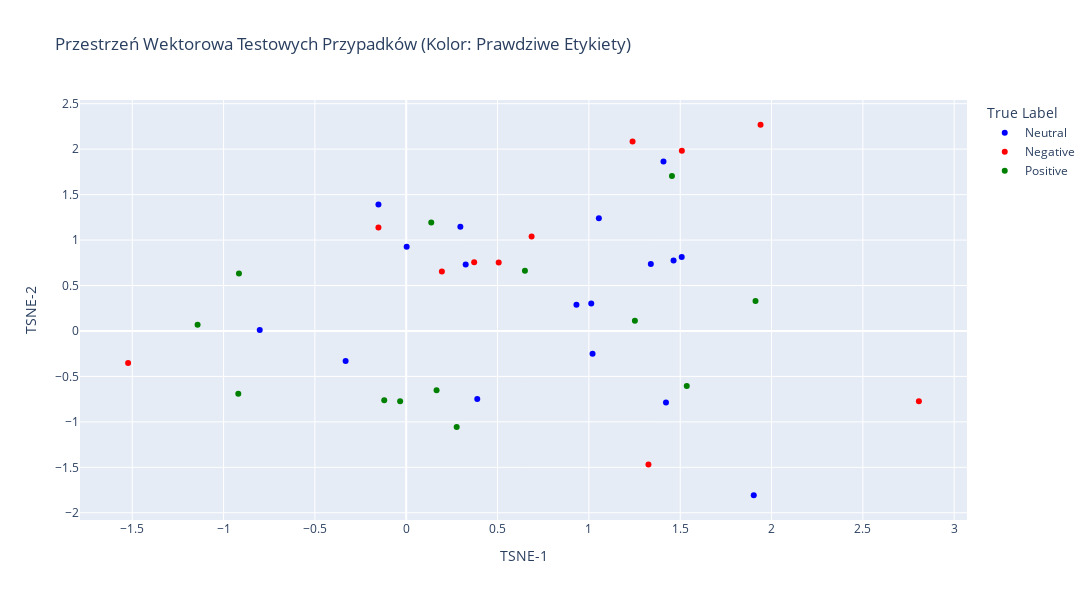
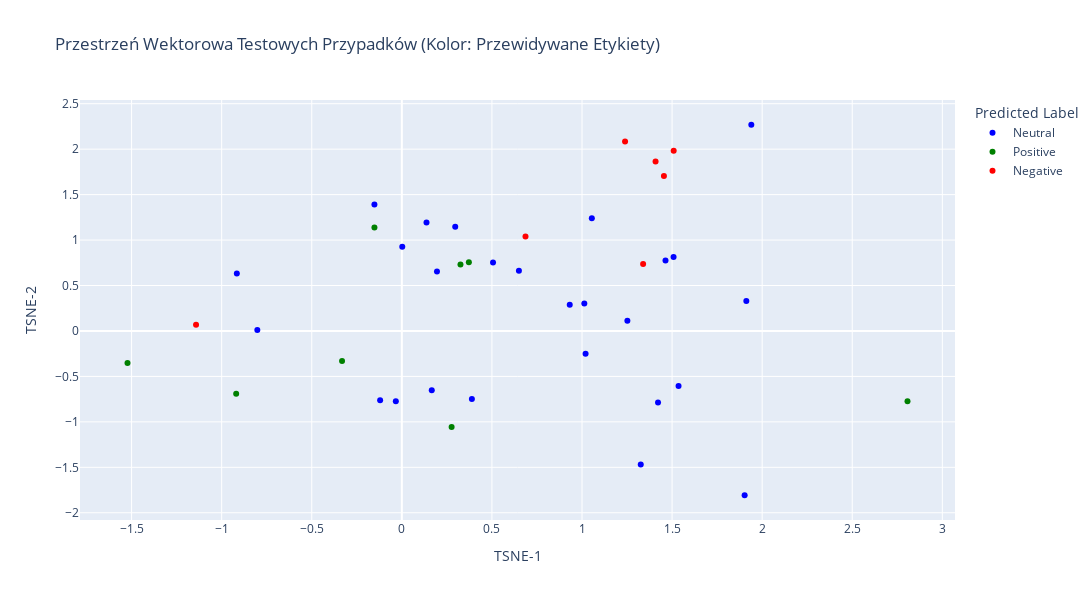
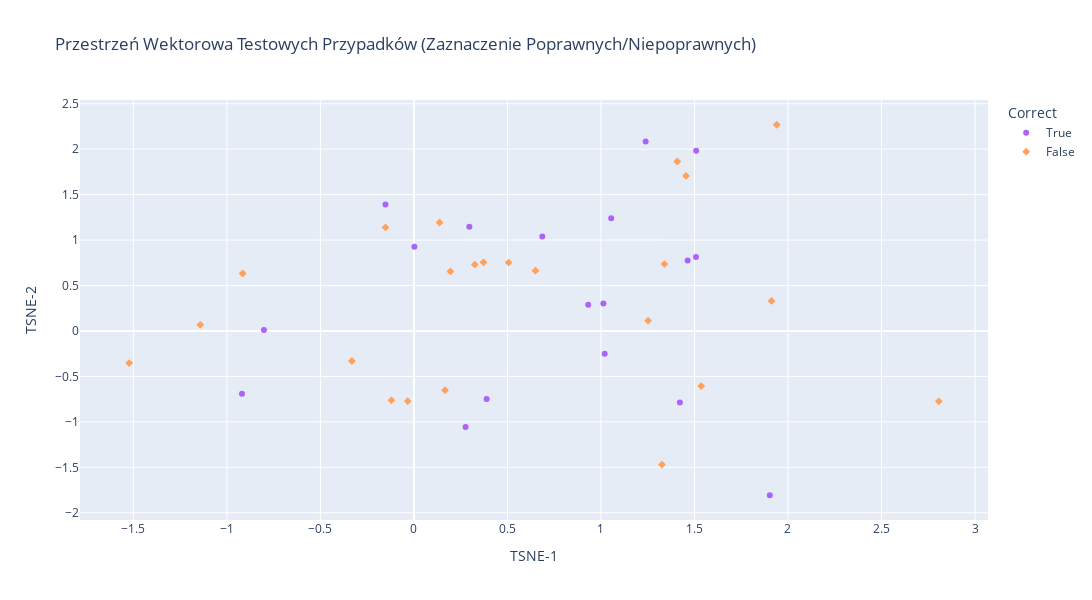

The cell these charts' notebook holds for them, in order:
### Code cell
pca = PCA(n_components=40, random_state=42)
embeddings_pca = pca.fit_transform(test_embeddings)

tsne = TSNE(n_components=2, perplexity=30, n_iter=300, random_state=42)
embeddings_tsne = tsne.fit_transform(embeddings_pca)

df_visualization = pd.DataFrame({
    'TSNE-1': embeddings_tsne[:,0],
    'TSNE-2': embeddings_tsne[:,1],
    'True Label': test_labels,
    'Predicted Label': test_predicted_labels,
    'Text': test_df['text']
})
sentiment_colors = {'Negative': 'red', 'Positive': 'green', 'Neutral': 'blue'}

fig_true = px.scatter(
    df_visualization,
    x='TSNE-1',
    y='TSNE-2',
    color='True Label',
    hover_data=['True Label', 'Predicted Label', 'Text'],
    title='Przestrzeń Wektorowa Testowych Przypadków (Kolor: Prawdziwe Etykiety)',
    width=1200,
    height=600,
    color_discrete_map=sentiment_colors
)

fig_true.show()

fig_pred = px.scatter(
    df_visualization,
    x='TSNE-1',
    y='TSNE-2',
    color='Predicted Label',
    hover_data=['True Label', 'Predicted Label', 'Text'],
    title='Przestrzeń Wektorowa Testowych Przypadków (Kolor: Przewidywane Etykiety)',
    width=1200,
    height=600,
    color_discrete_map=sentiment_colors
)

fig_pred.show()

df_visualization['Correct'] = df_visualization['True Label'] == df_visualization['Predicted Label']

fig_correct = px.scatter(
    df_visualization,
    x='TSNE-1',
    y='TSNE-2',
    color='Correct',
    symbol='Correct',
    hover_data=['True Label', 'Predicted Label', 'Text'],
    title='Przestrzeń Wektorowa Testowych Przypadków (Zaznaczenie Poprawnych/Niepoprawnych)',
    width=1200,
    height=600,
    color_discrete_map=sentiment_colors
)

fig_correct.show()

### Figure 1 — Plotly figure (JSON) as saved in the notebook; plotly's stock layout.template omitted (floating-point values rounded to 4 significant figures)
{"data": [{"customdata": [["Neutral", "Neutral", "Jesli sluchasz go na zajeciach i zrobisz w domu ze 2 zadanka , to powinienes bez problemow zaliczyc ."], ["Neutral", "Negative", "Mało wytłumaczy , ale cały czas pyta czy wszyscy rozumieją , jeżeli on też rozumie dany dział to bedzie tłumaczył aż wszyscy nie potwierdza że zrozumilei : ) Koła raczej trudniejsze , ale można zawsze liczyć na dopytke na koniec ( a to mało kto niezdaje ) Mimo swoich wad jest ciekawą postacia , i czesto sie zagłebia na wykładzie w tematy \""], ["Neutral", "Neutral", "Zadania na egzaminie do latwych nie naleza , ale ukladaja je pracownicy IM , wiec czego mozna sie spodziewac : ) OCENA OGÓLNA : ŚREDNIO NA JEŻA"], ["Neutral", "Neutral", "Pytania podczas laborki potrafią byc ciężkie , można wylecieć na sam koniec laboratorium , ale z reguły 3 , może 4 grupy bedą zapytane podczas całych zajęć ."], ["Neutral", "Negative", "Pilot funkcjonalnie pierwsza klasa , można dosłownie wszystkim sterować , ogromna baza sprzętu , możliwość dowolnego konfigurowania , super wygląd , podświetlenie klawiszy , auto - wyłączanie ekranu . Niestety sama jakość wykonania pozostawia wiele do życzenia . Konkretnie klawisze które po roku użytkowania zacinają się . Pierwszy egzemplarz po roku został wymieniony na nowy , drugi właśnie tez ma identyczny problem z klawiszami . Niestety rozebrać go nie idzie bo próbował em na starym , a wystarczyło by wyczyścić gumki lub wymienić styki węglowe . Mam w domu piloty od sprzętu audio które mają po kilkanaście lat i działają bez zarzutu do dzisiaj ."], ["Neutral", "Neutral", "Przyłapanie na ściąganiu to 2.0 z danej pracy ."], ["Neutral", "Neutral", "Jest piec kartkowek / wejsciowek , ktore sa podstawa zaliczenia ."], ["Neutral", "Neutral", "Ćwiczenia . . . tutaj warto być przygotowanym i błyskać na każdych zajęciach tak żeby Cię zapamiętał ."], ["Neutral", "Neutral", "Ogólnie BwE to pikuś 8 )"], ["Neutral", "Neutral", "Trzeba napisac 2 kolokwia , zdazaja sie rzadko kartkowki ."], ["Neutral", "Neutral", "Koła do zdania , choć łatwe nie są ."], ["Neutral", "Neutral", "Był em na jej zajęciach w 100 % , starał em się jak mogł em by nadgonić grupę gdyż nie zdawał em matury z anglika a znalazł em się na B 1 ."], ["Neutral", "Neutral", "Jeśli chodzi o wykład na WEMiF - ie ludzie chyba nie mają wyboru - chyba tylko dr Juszkiewicz wykłada ."], ["Neutral", "Positive", "Nie wiem czy mozna z nich sie czegos nauczyc , nie majac wczesniej styku z pp , ale mi troche rzeczy w glowie sie rozjasnilo ; ) Tylko to mazanie po foliach . . . : ?"], ["Neutral", "Neutral", "Projekt nie musi być specjalnie rozbudowany , ma ładnie wyglądać , mieć elegancką zrobioną dokumentację , i mają się pokazywać ładne wykresy ."], ["Neutral", "Positive", "Dr A . T . KOWAL Chemia nieorganiczna II - ćwiczenia Ocena : pozytywna [ / b ] Specyficzny sposób prowadzenia zajęć . . . ."], ["Neutral", "Neutral", "Raczej nie ma na co narzekać , choć i bez rewelacji"]], "hovertemplate": "True Label=%{customdata[0]}<br>TSNE-1=%{x}<br>TSNE-2=%{y}<br>Predicted Label=%{customdata[1]}<br>Text=%{customdata[2]}<extra></extra>", "legendgroup": "Neutral", "marker": {"color": "blue", "symbol": "circle"}, "mode": "markers", "name": "Neutral", "orientation": "v", "showlegend": true, "type": "scatter", "x": [1.013, 1.339, 1.055, 1.508, 1.408, -0.802, 0.932, 0.3889, 1.903, 1.464, 1.02, 0.2963, -0.1521, 0.3254, 0.002431, -0.3318, 1.422], "xaxis": "x", "y": [0.3009, 0.7362, 1.241, 0.8124, 1.864, 0.01188, 0.2876, -0.7481, -1.807, 0.7752, -0.2506, 1.145, 1.392, 0.7301, 0.9277, -0.3302, -0.7874], "yaxis": "y"}, {"customdata": [["Negative", "Neutral", "Gdy je poprawiasz i przynosisz następnym razem , wyszukuje Ci kolejne błedy , a to co poprawił eś na dobrze , jest źle i miało być tak jak na poczatku ."], ["Negative", "Positive", "UWAGA !"], ["Negative", "Negative", "Na każdej laborce kartkówka , teraz moge stwierdzić że może nie były aż takie trudne , ale zaliczył em jedną na 5 czy 6 . . . po prostu jeżeli nigdy przedtem nie miał eś do czynienia z językiem C to naprawde jest trudno ."], ["Negative", "Positive", "Pan Biernacki prowadzi laborki naprawde dziwnie , po łebkach , bez zaangażowania , i co najważniejsze - niezrozumiale . . . powtórze jeszcze raz : niezrozumiale !"], ["Negative", "Negative", "Grill ma wadę , dużą , z którą niestety żył em 3 lata . Tłuszcz zamiast skapywać w całości do dołączonej miseczki , spływał pod płytę grzewczą , zawsze po grillowaniu , musiałem go postawić w pionie i patrzeć jak wylewa się to na blat . Nie wiem czy Philips tego nie przemyślał , nie sprawdził , ale jest to tragiczne niedopatrzenie . Kilka dni temu grill odmówił posłuszeństwa . Nie grzeje . Pokrętło do do ustawiania temperatury odmówiło z rok temu , przestało mieć grzechotkę , ale nie przeszkadzało to w użytkowaniu . Za minus uważam też brak możliwości dokupienia samych płyt teflonowych , choćby w cenie połowy grilla . Zdecydowanie nie polecam i nie kupię grilla Philipsa , a w przypadku awarii , muszę kupić nowego ."], ["Negative", "Positive", "Ja idąc na informatyke 3 nie znałęm prawie w ogóle jezyka C no i to nie jest kurs dla takich ludzi - doktor zakłada że wszyscy wiedza co to jest i że rozumieja każde jego skomplikowane słowo ! ! !"], ["Negative", "Positive", "Bateria posiada jedynie ładny design . Wysokość baterii to ok 30 cm . , przeciętna głębokość zlewozmywaka to ok 20cm . Woda wypływając z baterii i spadając z wysokości 1 / 2 metra powoduje , iż chcąc opłukać talerz lub umyć ręce bierzemy również prysznic ! Zachlapane są szafki i wszystko w około . Zadzwoniła m do handlowca firmy Blanco i poprosiła m o radę , ale podał jedynie telefon do serwisanta , który kazał przykręcić ciśnienie wody . Poza tym próbował tłumaczyć iż baterie są przystosowane do zlewozmywaków BLANCO i gdyby m kupiła zlew Blanco nie było by problemu . Sitko w zlewie Blanco jest tak ustawione , iż jak nakierujemy na nie wylewkę baterii to woda się nie rozchlapuje . Ale kto używając zlewozmywaka myśli o tym aby skierować wylewkę zawsze w stronę sitka ? ? ? ? ? Chyba ten kto nic w kuchni nie robi ! ! Tak więc przestrzegam przed wszystkimi bateriami tego typu firmy Blanco i nie tylko . Porażka i totalny niewypał !"], ["Negative", "Negative", "Jestem świeżo po zakupie Marantza 611 . Urządzenie bardzo dobrze odtwarza płyty CD . Gorzej jest z nośnikami USB . Nośniki czytane są długo i dźwięk jest słyszalnie uboższy pomimo odtwarzania plików FLAC . Jednak kompletna porażka to wieszanie się urządzenia jeśli zaczynamy słuchać stacji z radia cyfrowego DAB + . Sytuacja jest powtarzalna po dodaniu stacji dwóch DAB + do ulubionych i próbie przełączania się między nimi następuje zawieszenie urządzenia , dokładniej odtwarzania dźwięku . Przywrócenie odtwarzania dziwięku jest możliwe po wybraniu stacji FM do odtwarzania . Drugą kwestią jest włączanie się samo z siebie urządzenia . Czyli śpisz sobie a ono się włącza . Wyłączasz . Za 2h jest to samo . Jeśli do tego dodamy głęboko rozczarowującą scenę dżwiękową dla nośników USB lepiej kupić coś tańszego nawet jeśli będzie miało te same wady ."], ["Negative", "Neutral", "uważam że pisanie opinii o czymś co jest rewelacyjne nie do końca ma sens , więc chciała by m napisać o wadzie tej zmywarki . Mam BOSCHA po raz pierwszy i przyznam że daleko mu do Whirpoola którego mialam wczesniej . Przede wszystkim brakuje kontrolki że zakończyło się mycie . Jeżeli jestem poza domem i nie usłyszała m końcowego sygnału to nie wiadomo że mycie jest już skończone . Tak samo nie wiadomo jaki jest etap . Czasem zdarza jej się nie wypluć tabletki i garniki są brudne . no i niestety w porównaniu z Whirpoolem przegrywa w kategorii ciasno ułożone garnki whirpool radził sobie świetnie , najwyraźniej miał lepsze ciśnienie wody . U Boscha to mocno kuleje . Chcąc upchać na maxa - muszę domywać ręcznie . Prowadnice na dole nie są precyzyjne wykonane i kosz dolny po całkowitym wysunieciu zawsze spada . To w Whirpoolu nie miało miejsca bo prowadnice miały kontuynuacje na drzwiczkach ."], ["Negative", "Neutral", "Muszę się przyznać , że bardzo nudził em się na wykładzie u Pana Michała . . . dlatego na przerwie wybył em i więcej się tam nie pojawił em ."], ["Negative", "Neutral", "O zgrozo ."]], "hovertemplate": "True Label=%{customdata[0]}<br>TSNE-1=%{x}<br>TSNE-2=%{y}<br>Predicted Label=%{customdata[1]}<br>Text=%{customdata[2]}<extra></extra>", "legendgroup": "Negative", "marker": {"color": "red", "symbol": "circle"}, "mode": "markers", "name": "Negative", "orientation": "v", "showlegend": true, "type": "scatter", "x": [0.195, 2.807, 0.6864, 0.372, 1.239, -0.1521, -1.523, 1.509, 1.94, 0.5062, 1.326], "xaxis": "x", "y": [0.6544, -0.7735, 1.038, 0.7548, 2.083, 1.139, -0.3527, 1.983, 2.268, 0.7522, -1.469], "yaxis": "y"}, {"customdata": [["Positive", "Neutral", "Z zaliczeniem nie ma raczej problemu ."], ["Positive", "Positive", "Miał em przyjemność mieć z tą panią wykład !"], ["Positive", "Neutral", "Dba o to by każdy się na zajęciach odezwał , ale jeśli ktoś czegoś nie potrafi - nie gnębi , pomaga ."], ["Positive", "Neutral", "Wprost chciało się do niego przychodzić ."], ["Positive", "Neutral", "Ale na egzaminie natomiast jest łatwiej ."], ["Positive", "Negative", "Pan Gańcza jest osobą bardzo dobrą jako nauczyciel dla początkujących . . . nie rozumiem wogóle powyższych komentarzy jeśli chodzi o \" wiel k"], ["Positive", "Positive", "Lepiej nie mogł eś trafić ."], ["Positive", "Neutral", "Jeśli masz więcej odróbek ( a jest jakiś ważny powód ) można się było z prowadzącą zajęcia dogadać ."], ["Positive", "Neutral", "Wyjątkowo miły człowiek , nieco zestresowany obecnością świata i ludzi , ale jakoś sobie radzi - patrzenie w podłogę podobno pomaga ."], ["Positive", "Neutral", "Pytania raczej proste , nie bylo az tak trudno zaliczyc ."], ["Positive", "Negative", "Uważam , że to najlepszy kitowy obiektyw na rynku . Wykonanie metal i bardzo dobrej jakości tworzywi . Pierścień przysłony chodzi z należytym oporem i skokiem . Wbudowana stabilizacja jest wydajna i naprawdę pomaga w wielu sytuacjach . Obiektyw bardzo ostry już od największego otworu przysłony . Celność bdb . To za co pochwalę go dodatkowo to szybki silnik autofokusa - używał em go na poczatku z dosyć mułowatym X - E1 , teraz , kiedy przesiadł em się na X - T1 to mogę tylko chwalić ! ! ! Ostatni plus to bardzo dobrze opracowany system uszczelnień - obiektyw , mimo , iż jest to zoom , w ogóle nie zasysa kurzu do środka ( miałem już wiele zoomów : Nikkory , Sigmy i tam był to problem ) . Polecam !"], ["Positive", "Neutral", "algebra z geom . analityczna 1 polecam miał em z nim wykłady , bardzo fajny z podejsciem student tez czlowiek , czasami sie myli ale przyznale sie do bledow ."], ["Positive", "Neutral", "Tak Podstawa oceny w indeksie : egzamin Niespodziewajki : brak ( zadania powtarzają się co roku ) Poczucie humorupane pokłady Ogólne podejście do studenta : pozytywne Zerowy termin jest najprostszy ( 3 zadania ) - warunkiem przystąpienia jest jednak zaliczenie projektu u dr ."]], "hovertemplate": "True Label=%{customdata[0]}<br>TSNE-1=%{x}<br>TSNE-2=%{y}<br>Predicted Label=%{customdata[1]}<br>Text=%{customdata[2]}<extra></extra>", "legendgroup": "Positive", "marker": {"color": "green", "symbol": "circle"}, "mode": "markers", "name": "Positive", "orientation": "v", "showlegend": true, "type": "scatter", "x": [-0.03333, -0.9194, 1.912, -0.1205, 0.1661, -1.142, 0.2762, -0.9158, 1.252, 1.536, 1.455, 0.6498, 0.137], "xaxis": "x", "y": [-0.7718, -0.6912, 0.3301, -0.7628, -0.6518, 0.06711, -1.055, 0.6321, 0.1128, -0.6066, 1.705, 0.6633, 1.193], "yaxis": "y"}], "layout": {"height": 600, "legend": {"title": {"text": "True Label"}, "tracegroupgap": 0}, "title": {"text": "Przestrzeń Wektorowa Testowych Przypadków (Kolor: Prawdziwe Etykiety)"}, "width": 1200, "xaxis": {"anchor": "y", "domain": [0, 1], "title": {"text": "TSNE-1"}}, "yaxis": {"anchor": "x", "domain": [0, 1], "title": {"text": "TSNE-2"}}}}

### Figure 2 — Plotly figure (JSON) as saved in the notebook; plotly's stock layout.template omitted (floating-point values rounded to 4 significant figures)
{"data": [{"customdata": [["Neutral", "Neutral", "Jesli sluchasz go na zajeciach i zrobisz w domu ze 2 zadanka , to powinienes bez problemow zaliczyc ."], ["Negative", "Neutral", "Gdy je poprawiasz i przynosisz następnym razem , wyszukuje Ci kolejne błedy , a to co poprawił eś na dobrze , jest źle i miało być tak jak na poczatku ."], ["Positive", "Neutral", "Z zaliczeniem nie ma raczej problemu ."], ["Neutral", "Neutral", "Zadania na egzaminie do latwych nie naleza , ale ukladaja je pracownicy IM , wiec czego mozna sie spodziewac : ) OCENA OGÓLNA : ŚREDNIO NA JEŻA"], ["Neutral", "Neutral", "Pytania podczas laborki potrafią byc ciężkie , można wylecieć na sam koniec laboratorium , ale z reguły 3 , może 4 grupy bedą zapytane podczas całych zajęć ."], ["Positive", "Neutral", "Dba o to by każdy się na zajęciach odezwał , ale jeśli ktoś czegoś nie potrafi - nie gnębi , pomaga ."], ["Positive", "Neutral", "Wprost chciało się do niego przychodzić ."], ["Positive", "Neutral", "Ale na egzaminie natomiast jest łatwiej ."], ["Positive", "Neutral", "Jeśli masz więcej odróbek ( a jest jakiś ważny powód ) można się było z prowadzącą zajęcia dogadać ."], ["Neutral", "Neutral", "Przyłapanie na ściąganiu to 2.0 z danej pracy ."], ["Neutral", "Neutral", "Jest piec kartkowek / wejsciowek , ktore sa podstawa zaliczenia ."], ["Neutral", "Neutral", "Ćwiczenia . . . tutaj warto być przygotowanym i błyskać na każdych zajęciach tak żeby Cię zapamiętał ."], ["Positive", "Neutral", "Wyjątkowo miły człowiek , nieco zestresowany obecnością świata i ludzi , ale jakoś sobie radzi - patrzenie w podłogę podobno pomaga ."], ["Neutral", "Neutral", "Ogólnie BwE to pikuś 8 )"], ["Neutral", "Neutral", "Trzeba napisac 2 kolokwia , zdazaja sie rzadko kartkowki ."], ["Neutral", "Neutral", "Koła do zdania , choć łatwe nie są ."], ["Neutral", "Neutral", "Był em na jej zajęciach w 100 % , starał em się jak mogł em by nadgonić grupę gdyż nie zdawał em matury z anglika a znalazł em się na B 1 ."], ["Neutral", "Neutral", "Jeśli chodzi o wykład na WEMiF - ie ludzie chyba nie mają wyboru - chyba tylko dr Juszkiewicz wykłada ."], ["Negative", "Neutral", "uważam że pisanie opinii o czymś co jest rewelacyjne nie do końca ma sens , więc chciała by m napisać o wadzie tej zmywarki . Mam BOSCHA po raz pierwszy i przyznam że daleko mu do Whirpoola którego mialam wczesniej . Przede wszystkim brakuje kontrolki że zakończyło się mycie . Jeżeli jestem poza domem i nie usłyszała m końcowego sygnału to nie wiadomo że mycie jest już skończone . Tak samo nie wiadomo jaki jest etap . Czasem zdarza jej się nie wypluć tabletki i garniki są brudne . no i niestety w porównaniu z Whirpoolem przegrywa w kategorii ciasno ułożone garnki whirpool radził sobie świetnie , najwyraźniej miał lepsze ciśnienie wody . U Boscha to mocno kuleje . Chcąc upchać na maxa - muszę domywać ręcznie . Prowadnice na dole nie są precyzyjne wykonane i kosz dolny po całkowitym wysunieciu zawsze spada . To w Whirpoolu nie miało miejsca bo prowadnice miały kontuynuacje na drzwiczkach ."], ["Negative", "Neutral", "Muszę się przyznać , że bardzo nudził em się na wykładzie u Pana Michała . . . dlatego na przerwie wybył em i więcej się tam nie pojawił em ."], ["Negative", "Neutral", "O zgrozo ."], ["Positive", "Neutral", "Pytania raczej proste , nie bylo az tak trudno zaliczyc ."], ["Neutral", "Neutral", "Projekt nie musi być specjalnie rozbudowany , ma ładnie wyglądać , mieć elegancką zrobioną dokumentację , i mają się pokazywać ładne wykresy ."], ["Positive", "Neutral", "algebra z geom . analityczna 1 polecam miał em z nim wykłady , bardzo fajny z podejsciem student tez czlowiek , czasami sie myli ale przyznale sie do bledow ."], ["Positive", "Neutral", "Tak Podstawa oceny w indeksie : egzamin Niespodziewajki : brak ( zadania powtarzają się co roku ) Poczucie humorupane pokłady Ogólne podejście do studenta : pozytywne Zerowy termin jest najprostszy ( 3 zadania ) - warunkiem przystąpienia jest jednak zaliczenie projektu u dr ."], ["Neutral", "Neutral", "Raczej nie ma na co narzekać , choć i bez rewelacji"]], "hovertemplate": "Predicted Label=%{customdata[1]}<br>TSNE-1=%{x}<br>TSNE-2=%{y}<br>True Label=%{customdata[0]}<br>Text=%{customdata[2]}<extra></extra>", "legendgroup": "Neutral", "marker": {"color": "blue", "symbol": "circle"}, "mode": "markers", "name": "Neutral", "orientation": "v", "showlegend": true, "type": "scatter", "x": [1.013, 0.195, -0.03333, 1.055, 1.508, 1.912, -0.1205, 0.1661, -0.9158, -0.802, 0.932, 0.3889, 1.252, 1.903, 1.464, 1.02, 0.2963, -0.1521, 1.94, 0.5062, 1.326, 1.536, 0.002431, 0.6498, 0.137, 1.422], "xaxis": "x", "y": [0.3009, 0.6544, -0.7718, 1.241, 0.8124, 0.3301, -0.7628, -0.6518, 0.6321, 0.01188, 0.2876, -0.7481, 0.1128, -1.807, 0.7752, -0.2506, 1.145, 1.392, 2.268, 0.7522, -1.469, -0.6066, 0.9277, 0.6633, 1.193, -0.7874], "yaxis": "y"}, {"customdata": [["Negative", "Positive", "UWAGA !"], ["Positive", "Positive", "Miał em przyjemność mieć z tą panią wykład !"], ["Negative", "Positive", "Pan Biernacki prowadzi laborki naprawde dziwnie , po łebkach , bez zaangażowania , i co najważniejsze - niezrozumiale . . . powtórze jeszcze raz : niezrozumiale !"], ["Positive", "Positive", "Lepiej nie mogł eś trafić ."], ["Negative", "Positive", "Ja idąc na informatyke 3 nie znałęm prawie w ogóle jezyka C no i to nie jest kurs dla takich ludzi - doktor zakłada że wszyscy wiedza co to jest i że rozumieja każde jego skomplikowane słowo ! ! !"], ["Negative", "Positive", "Bateria posiada jedynie ładny design . Wysokość baterii to ok 30 cm . , przeciętna głębokość zlewozmywaka to ok 20cm . Woda wypływając z baterii i spadając z wysokości 1 / 2 metra powoduje , iż chcąc opłukać talerz lub umyć ręce bierzemy również prysznic ! Zachlapane są szafki i wszystko w około . Zadzwoniła m do handlowca firmy Blanco i poprosiła m o radę , ale podał jedynie telefon do serwisanta , który kazał przykręcić ciśnienie wody . Poza tym próbował tłumaczyć iż baterie są przystosowane do zlewozmywaków BLANCO i gdyby m kupiła zlew Blanco nie było by problemu . Sitko w zlewie Blanco jest tak ustawione , iż jak nakierujemy na nie wylewkę baterii to woda się nie rozchlapuje . Ale kto używając zlewozmywaka myśli o tym aby skierować wylewkę zawsze w stronę sitka ? ? ? ? ? Chyba ten kto nic w kuchni nie robi ! ! Tak więc przestrzegam przed wszystkimi bateriami tego typu firmy Blanco i nie tylko . Porażka i totalny niewypał !"], ["Neutral", "Positive", "Nie wiem czy mozna z nich sie czegos nauczyc , nie majac wczesniej styku z pp , ale mi troche rzeczy w glowie sie rozjasnilo ; ) Tylko to mazanie po foliach . . . : ?"], ["Neutral", "Positive", "Dr A . T . KOWAL Chemia nieorganiczna II - ćwiczenia Ocena : pozytywna [ / b ] Specyficzny sposób prowadzenia zajęć . . . ."]], "hovertemplate": "Predicted Label=%{customdata[1]}<br>TSNE-1=%{x}<br>TSNE-2=%{y}<br>True Label=%{customdata[0]}<br>Text=%{customdata[2]}<extra></extra>", "legendgroup": "Positive", "marker": {"color": "green", "symbol": "circle"}, "mode": "markers", "name": "Positive", "orientation": "v", "showlegend": true, "type": "scatter", "x": [2.807, -0.9194, 0.372, 0.2762, -0.1521, -1.523, 0.3254, -0.3318], "xaxis": "x", "y": [-0.7735, -0.6912, 0.7548, -1.055, 1.139, -0.3527, 0.7301, -0.3302], "yaxis": "y"}, {"customdata": [["Neutral", "Negative", "Mało wytłumaczy , ale cały czas pyta czy wszyscy rozumieją , jeżeli on też rozumie dany dział to bedzie tłumaczył aż wszyscy nie potwierdza że zrozumilei : ) Koła raczej trudniejsze , ale można zawsze liczyć na dopytke na koniec ( a to mało kto niezdaje ) Mimo swoich wad jest ciekawą postacia , i czesto sie zagłebia na wykładzie w tematy \""], ["Negative", "Negative", "Na każdej laborce kartkówka , teraz moge stwierdzić że może nie były aż takie trudne , ale zaliczył em jedną na 5 czy 6 . . . po prostu jeżeli nigdy przedtem nie miał eś do czynienia z językiem C to naprawde jest trudno ."], ["Neutral", "Negative", "Pilot funkcjonalnie pierwsza klasa , można dosłownie wszystkim sterować , ogromna baza sprzętu , możliwość dowolnego konfigurowania , super wygląd , podświetlenie klawiszy , auto - wyłączanie ekranu . Niestety sama jakość wykonania pozostawia wiele do życzenia . Konkretnie klawisze które po roku użytkowania zacinają się . Pierwszy egzemplarz po roku został wymieniony na nowy , drugi właśnie tez ma identyczny problem z klawiszami . Niestety rozebrać go nie idzie bo próbował em na starym , a wystarczyło by wyczyścić gumki lub wymienić styki węglowe . Mam w domu piloty od sprzętu audio które mają po kilkanaście lat i działają bez zarzutu do dzisiaj ."], ["Positive", "Negative", "Pan Gańcza jest osobą bardzo dobrą jako nauczyciel dla początkujących . . . nie rozumiem wogóle powyższych komentarzy jeśli chodzi o \" wiel k"], ["Negative", "Negative", "Grill ma wadę , dużą , z którą niestety żył em 3 lata . Tłuszcz zamiast skapywać w całości do dołączonej miseczki , spływał pod płytę grzewczą , zawsze po grillowaniu , musiałem go postawić w pionie i patrzeć jak wylewa się to na blat . Nie wiem czy Philips tego nie przemyślał , nie sprawdził , ale jest to tragiczne niedopatrzenie . Kilka dni temu grill odmówił posłuszeństwa . Nie grzeje . Pokrętło do do ustawiania temperatury odmówiło z rok temu , przestało mieć grzechotkę , ale nie przeszkadzało to w użytkowaniu . Za minus uważam też brak możliwości dokupienia samych płyt teflonowych , choćby w cenie połowy grilla . Zdecydowanie nie polecam i nie kupię grilla Philipsa , a w przypadku awarii , muszę kupić nowego ."], ["Negative", "Negative", "Jestem świeżo po zakupie Marantza 611 . Urządzenie bardzo dobrze odtwarza płyty CD . Gorzej jest z nośnikami USB . Nośniki czytane są długo i dźwięk jest słyszalnie uboższy pomimo odtwarzania plików FLAC . Jednak kompletna porażka to wieszanie się urządzenia jeśli zaczynamy słuchać stacji z radia cyfrowego DAB + . Sytuacja jest powtarzalna po dodaniu stacji dwóch DAB + do ulubionych i próbie przełączania się między nimi następuje zawieszenie urządzenia , dokładniej odtwarzania dźwięku . Przywrócenie odtwarzania dziwięku jest możliwe po wybraniu stacji FM do odtwarzania . Drugą kwestią jest włączanie się samo z siebie urządzenia . Czyli śpisz sobie a ono się włącza . Wyłączasz . Za 2h jest to samo . Jeśli do tego dodamy głęboko rozczarowującą scenę dżwiękową dla nośników USB lepiej kupić coś tańszego nawet jeśli będzie miało te same wady ."], ["Positive", "Negative", "Uważam , że to najlepszy kitowy obiektyw na rynku . Wykonanie metal i bardzo dobrej jakości tworzywi . Pierścień przysłony chodzi z należytym oporem i skokiem . Wbudowana stabilizacja jest wydajna i naprawdę pomaga w wielu sytuacjach . Obiektyw bardzo ostry już od największego otworu przysłony . Celność bdb . To za co pochwalę go dodatkowo to szybki silnik autofokusa - używał em go na poczatku z dosyć mułowatym X - E1 , teraz , kiedy przesiadł em się na X - T1 to mogę tylko chwalić ! ! ! Ostatni plus to bardzo dobrze opracowany system uszczelnień - obiektyw , mimo , iż jest to zoom , w ogóle nie zasysa kurzu do środka ( miałem już wiele zoomów : Nikkory , Sigmy i tam był to problem ) . Polecam !"]], "hovertemplate": "Predicted Label=%{customdata[1]}<br>TSNE-1=%{x}<br>TSNE-2=%{y}<br>True Label=%{customdata[0]}<br>Text=%{customdata[2]}<extra></extra>", "legendgroup": "Negative", "marker": {"color": "red", "symbol": "circle"}, "mode": "markers", "name": "Negative", "orientation": "v", "showlegend": true, "type": "scatter", "x": [1.339, 0.6864, 1.408, -1.142, 1.239, 1.509, 1.455], "xaxis": "x", "y": [0.7362, 1.038, 1.864, 0.06711, 2.083, 1.983, 1.705], "yaxis": "y"}], "layout": {"height": 600, "legend": {"title": {"text": "Predicted Label"}, "tracegroupgap": 0}, "title": {"text": "Przestrzeń Wektorowa Testowych Przypadków (Kolor: Przewidywane Etykiety)"}, "width": 1200, "xaxis": {"anchor": "y", "domain": [0, 1], "title": {"text": "TSNE-1"}}, "yaxis": {"anchor": "x", "domain": [0, 1], "title": {"text": "TSNE-2"}}}}

### Figure 3 — Plotly figure (JSON) as saved in the notebook; plotly's stock layout.template omitted (floating-point values rounded to 4 significant figures)
{"data": [{"customdata": [["Neutral", "Neutral", "Jesli sluchasz go na zajeciach i zrobisz w domu ze 2 zadanka , to powinienes bez problemow zaliczyc ."], ["Neutral", "Neutral", "Zadania na egzaminie do latwych nie naleza , ale ukladaja je pracownicy IM , wiec czego mozna sie spodziewac : ) OCENA OGÓLNA : ŚREDNIO NA JEŻA"], ["Neutral", "Neutral", "Pytania podczas laborki potrafią byc ciężkie , można wylecieć na sam koniec laboratorium , ale z reguły 3 , może 4 grupy bedą zapytane podczas całych zajęć ."], ["Positive", "Positive", "Miał em przyjemność mieć z tą panią wykład !"], ["Negative", "Negative", "Na każdej laborce kartkówka , teraz moge stwierdzić że może nie były aż takie trudne , ale zaliczył em jedną na 5 czy 6 . . . po prostu jeżeli nigdy przedtem nie miał eś do czynienia z językiem C to naprawde jest trudno ."], ["Positive", "Positive", "Lepiej nie mogł eś trafić ."], ["Negative", "Negative", "Grill ma wadę , dużą , z którą niestety żył em 3 lata . Tłuszcz zamiast skapywać w całości do dołączonej miseczki , spływał pod płytę grzewczą , zawsze po grillowaniu , musiałem go postawić w pionie i patrzeć jak wylewa się to na blat . Nie wiem czy Philips tego nie przemyślał , nie sprawdził , ale jest to tragiczne niedopatrzenie . Kilka dni temu grill odmówił posłuszeństwa . Nie grzeje . Pokrętło do do ustawiania temperatury odmówiło z rok temu , przestało mieć grzechotkę , ale nie przeszkadzało to w użytkowaniu . Za minus uważam też brak możliwości dokupienia samych płyt teflonowych , choćby w cenie połowy grilla . Zdecydowanie nie polecam i nie kupię grilla Philipsa , a w przypadku awarii , muszę kupić nowego ."], ["Neutral", "Neutral", "Przyłapanie na ściąganiu to 2.0 z danej pracy ."], ["Neutral", "Neutral", "Jest piec kartkowek / wejsciowek , ktore sa podstawa zaliczenia ."], ["Neutral", "Neutral", "Ćwiczenia . . . tutaj warto być przygotowanym i błyskać na każdych zajęciach tak żeby Cię zapamiętał ."], ["Neutral", "Neutral", "Ogólnie BwE to pikuś 8 )"], ["Negative", "Negative", "Jestem świeżo po zakupie Marantza 611 . Urządzenie bardzo dobrze odtwarza płyty CD . Gorzej jest z nośnikami USB . Nośniki czytane są długo i dźwięk jest słyszalnie uboższy pomimo odtwarzania plików FLAC . Jednak kompletna porażka to wieszanie się urządzenia jeśli zaczynamy słuchać stacji z radia cyfrowego DAB + . Sytuacja jest powtarzalna po dodaniu stacji dwóch DAB + do ulubionych i próbie przełączania się między nimi następuje zawieszenie urządzenia , dokładniej odtwarzania dźwięku . Przywrócenie odtwarzania dziwięku jest możliwe po wybraniu stacji FM do odtwarzania . Drugą kwestią jest włączanie się samo z siebie urządzenia . Czyli śpisz sobie a ono się włącza . Wyłączasz . Za 2h jest to samo . Jeśli do tego dodamy głęboko rozczarowującą scenę dżwiękową dla nośników USB lepiej kupić coś tańszego nawet jeśli będzie miało te same wady ."], ["Neutral", "Neutral", "Trzeba napisac 2 kolokwia , zdazaja sie rzadko kartkowki ."], ["Neutral", "Neutral", "Koła do zdania , choć łatwe nie są ."], ["Neutral", "Neutral", "Był em na jej zajęciach w 100 % , starał em się jak mogł em by nadgonić grupę gdyż nie zdawał em matury z anglika a znalazł em się na B 1 ."], ["Neutral", "Neutral", "Jeśli chodzi o wykład na WEMiF - ie ludzie chyba nie mają wyboru - chyba tylko dr Juszkiewicz wykłada ."], ["Neutral", "Neutral", "Projekt nie musi być specjalnie rozbudowany , ma ładnie wyglądać , mieć elegancką zrobioną dokumentację , i mają się pokazywać ładne wykresy ."], ["Neutral", "Neutral", "Raczej nie ma na co narzekać , choć i bez rewelacji"]], "hovertemplate": "Correct=True<br>TSNE-1=%{x}<br>TSNE-2=%{y}<br>True Label=%{customdata[0]}<br>Predicted Label=%{customdata[1]}<br>Text=%{customdata[2]}<extra></extra>", "legendgroup": "True", "marker": {"color": "#ab63fa", "symbol": "circle"}, "mode": "markers", "name": "True", "orientation": "v", "showlegend": true, "type": "scatter", "x": [1.013, 1.055, 1.508, -0.9194, 0.6864, 0.2762, 1.239, -0.802, 0.932, 0.3889, 1.903, 1.509, 1.464, 1.02, 0.2963, -0.1521, 0.002431, 1.422], "xaxis": "x", "y": [0.3009, 1.241, 0.8124, -0.6912, 1.038, -1.055, 2.083, 0.01188, 0.2876, -0.7481, -1.807, 1.983, 0.7752, -0.2506, 1.145, 1.392, 0.9277, -0.7874], "yaxis": "y"}, {"customdata": [["Negative", "Neutral", "Gdy je poprawiasz i przynosisz następnym razem , wyszukuje Ci kolejne błedy , a to co poprawił eś na dobrze , jest źle i miało być tak jak na poczatku ."], ["Negative", "Positive", "UWAGA !"], ["Positive", "Neutral", "Z zaliczeniem nie ma raczej problemu ."], ["Neutral", "Negative", "Mało wytłumaczy , ale cały czas pyta czy wszyscy rozumieją , jeżeli on też rozumie dany dział to bedzie tłumaczył aż wszyscy nie potwierdza że zrozumilei : ) Koła raczej trudniejsze , ale można zawsze liczyć na dopytke na koniec ( a to mało kto niezdaje ) Mimo swoich wad jest ciekawą postacia , i czesto sie zagłebia na wykładzie w tematy \""], ["Positive", "Neutral", "Dba o to by każdy się na zajęciach odezwał , ale jeśli ktoś czegoś nie potrafi - nie gnębi , pomaga ."], ["Negative", "Positive", "Pan Biernacki prowadzi laborki naprawde dziwnie , po łebkach , bez zaangażowania , i co najważniejsze - niezrozumiale . . . powtórze jeszcze raz : niezrozumiale !"], ["Positive", "Neutral", "Wprost chciało się do niego przychodzić ."], ["Positive", "Neutral", "Ale na egzaminie natomiast jest łatwiej ."], ["Neutral", "Negative", "Pilot funkcjonalnie pierwsza klasa , można dosłownie wszystkim sterować , ogromna baza sprzętu , możliwość dowolnego konfigurowania , super wygląd , podświetlenie klawiszy , auto - wyłączanie ekranu . Niestety sama jakość wykonania pozostawia wiele do życzenia . Konkretnie klawisze które po roku użytkowania zacinają się . Pierwszy egzemplarz po roku został wymieniony na nowy , drugi właśnie tez ma identyczny problem z klawiszami . Niestety rozebrać go nie idzie bo próbował em na starym , a wystarczyło by wyczyścić gumki lub wymienić styki węglowe . Mam w domu piloty od sprzętu audio które mają po kilkanaście lat i działają bez zarzutu do dzisiaj ."], ["Positive", "Negative", "Pan Gańcza jest osobą bardzo dobrą jako nauczyciel dla początkujących . . . nie rozumiem wogóle powyższych komentarzy jeśli chodzi o \" wiel k"], ["Positive", "Neutral", "Jeśli masz więcej odróbek ( a jest jakiś ważny powód ) można się było z prowadzącą zajęcia dogadać ."], ["Negative", "Positive", "Ja idąc na informatyke 3 nie znałęm prawie w ogóle jezyka C no i to nie jest kurs dla takich ludzi - doktor zakłada że wszyscy wiedza co to jest i że rozumieja każde jego skomplikowane słowo ! ! !"], ["Positive", "Neutral", "Wyjątkowo miły człowiek , nieco zestresowany obecnością świata i ludzi , ale jakoś sobie radzi - patrzenie w podłogę podobno pomaga ."], ["Negative", "Positive", "Bateria posiada jedynie ładny design . Wysokość baterii to ok 30 cm . , przeciętna głębokość zlewozmywaka to ok 20cm . Woda wypływając z baterii i spadając z wysokości 1 / 2 metra powoduje , iż chcąc opłukać talerz lub umyć ręce bierzemy również prysznic ! Zachlapane są szafki i wszystko w około . Zadzwoniła m do handlowca firmy Blanco i poprosiła m o radę , ale podał jedynie telefon do serwisanta , który kazał przykręcić ciśnienie wody . Poza tym próbował tłumaczyć iż baterie są przystosowane do zlewozmywaków BLANCO i gdyby m kupiła zlew Blanco nie było by problemu . Sitko w zlewie Blanco jest tak ustawione , iż jak nakierujemy na nie wylewkę baterii to woda się nie rozchlapuje . Ale kto używając zlewozmywaka myśli o tym aby skierować wylewkę zawsze w stronę sitka ? ? ? ? ? Chyba ten kto nic w kuchni nie robi ! ! Tak więc przestrzegam przed wszystkimi bateriami tego typu firmy Blanco i nie tylko . Porażka i totalny niewypał !"], ["Negative", "Neutral", "uważam że pisanie opinii o czymś co jest rewelacyjne nie do końca ma sens , więc chciała by m napisać o wadzie tej zmywarki . Mam BOSCHA po raz pierwszy i przyznam że daleko mu do Whirpoola którego mialam wczesniej . Przede wszystkim brakuje kontrolki że zakończyło się mycie . Jeżeli jestem poza domem i nie usłyszała m końcowego sygnału to nie wiadomo że mycie jest już skończone . Tak samo nie wiadomo jaki jest etap . Czasem zdarza jej się nie wypluć tabletki i garniki są brudne . no i niestety w porównaniu z Whirpoolem przegrywa w kategorii ciasno ułożone garnki whirpool radził sobie świetnie , najwyraźniej miał lepsze ciśnienie wody . U Boscha to mocno kuleje . Chcąc upchać na maxa - muszę domywać ręcznie . Prowadnice na dole nie są precyzyjne wykonane i kosz dolny po całkowitym wysunieciu zawsze spada . To w Whirpoolu nie miało miejsca bo prowadnice miały kontuynuacje na drzwiczkach ."], ["Negative", "Neutral", "Muszę się przyznać , że bardzo nudził em się na wykładzie u Pana Michała . . . dlatego na przerwie wybył em i więcej się tam nie pojawił em ."], ["Negative", "Neutral", "O zgrozo ."], ["Neutral", "Positive", "Nie wiem czy mozna z nich sie czegos nauczyc , nie majac wczesniej styku z pp , ale mi troche rzeczy w glowie sie rozjasnilo ; ) Tylko to mazanie po foliach . . . : ?"], ["Positive", "Neutral", "Pytania raczej proste , nie bylo az tak trudno zaliczyc ."], ["Positive", "Negative", "Uważam , że to najlepszy kitowy obiektyw na rynku . Wykonanie metal i bardzo dobrej jakości tworzywi . Pierścień przysłony chodzi z należytym oporem i skokiem . Wbudowana stabilizacja jest wydajna i naprawdę pomaga w wielu sytuacjach . Obiektyw bardzo ostry już od największego otworu przysłony . Celność bdb . To za co pochwalę go dodatkowo to szybki silnik autofokusa - używał em go na poczatku z dosyć mułowatym X - E1 , teraz , kiedy przesiadł em się na X - T1 to mogę tylko chwalić ! ! ! Ostatni plus to bardzo dobrze opracowany system uszczelnień - obiektyw , mimo , iż jest to zoom , w ogóle nie zasysa kurzu do środka ( miałem już wiele zoomów : Nikkory , Sigmy i tam był to problem ) . Polecam !"], ["Positive", "Neutral", "algebra z geom . analityczna 1 polecam miał em z nim wykłady , bardzo fajny z podejsciem student tez czlowiek , czasami sie myli ale przyznale sie do bledow ."], ["Positive", "Neutral", "Tak Podstawa oceny w indeksie : egzamin Niespodziewajki : brak ( zadania powtarzają się co roku ) Poczucie humorupane pokłady Ogólne podejście do studenta : pozytywne Zerowy termin jest najprostszy ( 3 zadania ) - warunkiem przystąpienia jest jednak zaliczenie projektu u dr ."], ["Neutral", "Positive", "Dr A . T . KOWAL Chemia nieorganiczna II - ćwiczenia Ocena : pozytywna [ / b ] Specyficzny sposób prowadzenia zajęć . . . ."]], "hovertemplate": "Correct=False<br>TSNE-1=%{x}<br>TSNE-2=%{y}<br>True Label=%{customdata[0]}<br>Predicted Label=%{customdata[1]}<br>Text=%{customdata[2]}<extra></extra>", "legendgroup": "False", "marker": {"color": "#FFA15A", "symbol": "diamond"}, "mode": "markers", "name": "False", "orientation": "v", "showlegend": true, "type": "scatter", "x": [0.195, 2.807, -0.03333, 1.339, 1.912, 0.372, -0.1205, 0.1661, 1.408, -1.142, -0.9158, -0.1521, 1.252, -1.523, 1.94, 0.5062, 1.326, 0.3254, 1.536, 1.455, 0.6498, 0.137, -0.3318], "xaxis": "x", "y": [0.6544, -0.7735, -0.7718, 0.7362, 0.3301, 0.7548, -0.7628, -0.6518, 1.864, 0.06711, 0.6321, 1.139, 0.1128, -0.3527, 2.268, 0.7522, -1.469, 0.7301, -0.6066, 1.705, 0.6633, 1.193, -0.3302], "yaxis": "y"}], "layout": {"height": 600, "legend": {"title": {"text": "Correct"}, "tracegroupgap": 0}, "title": {"text": "Przestrzeń Wektorowa Testowych Przypadków (Zaznaczenie Poprawnych/Niepoprawnych)"}, "width": 1200, "xaxis": {"anchor": "y", "domain": [0, 1], "title": {"text": "TSNE-1"}}, "yaxis": {"anchor": "x", "domain": [0, 1], "title": {"text": "TSNE-2"}}}}
